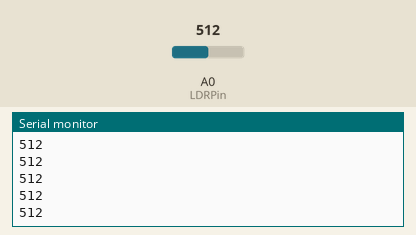
A sketch run on a simulated Arduino Uno, built with avr-gcc and run on an emulated ATmega328P. Parts: the last lines printed to the serial monitor. Inputs (shaded band) come from the test bench; at power-on: A0 (LDRPin) = 512.

Above: at 1.2 s.
1.3 s: A0 (LDRPin) set to 716
At 1.31 s:
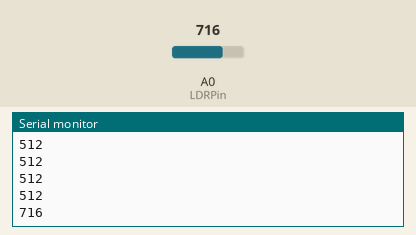
2.8 s: A0 (LDRPin) set to 900
At 2.81 s:
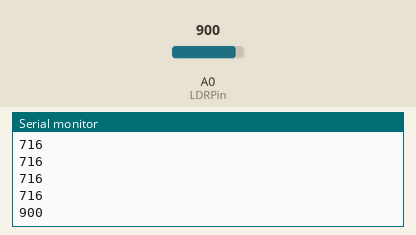
Timing chart, 0 to 5.8 s (numbered marks = the images above; inputs shaded):
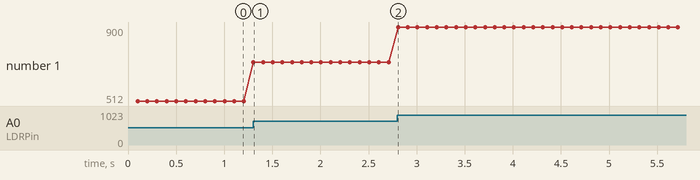

Measured:
- after the input at 1.3 s, the serial monitor: prints a new line at once (image 1)
- after the input at 2.8 s, the serial monitor: prints a new line at once (image 2)
- plotted number 1: 512 → 716 after the input at 1.3 s, 716 → 900 after the input at 2.8 s

The sketch:

LDR.ino
```cpp
const int LDRPin = A0;
int reading = 0;

void setup() {
  pinMode(LDRPin, INPUT);
  Serial.begin(9600);
}

void loop() {
  delay(100);
  reading = analogRead(LDRPin);
  Serial.println(reading);
}
```
